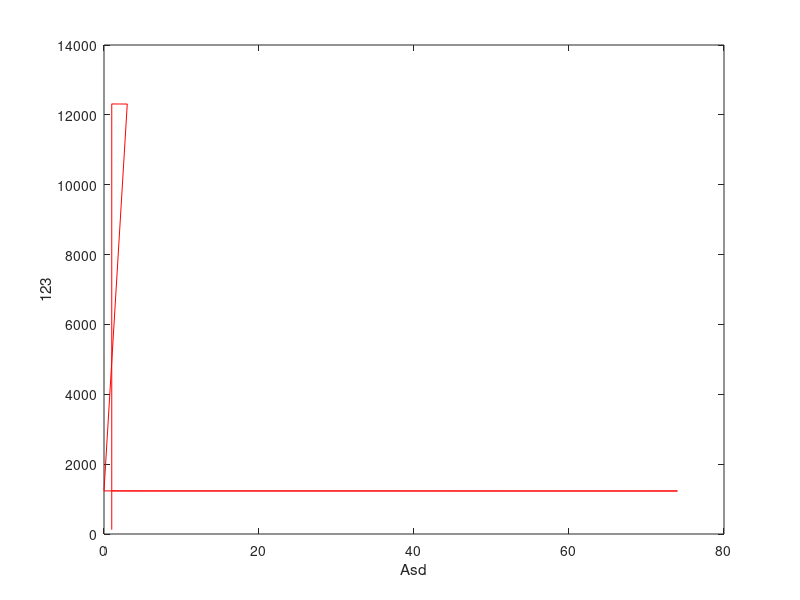

This figure's MATLAB source:
plot([1.0, 2.0, 3.0, 41.0, 55.0, 65.0, 74.0, 8.0, 0.0, 0.0, 0.0, 0.0, 0.0, 0.0, 3.0, 2.0, 1.0, 1.0, 1.0, 1.0, 1.0, 1.0], [1235.0, 1234.0, 1233.0, 1232.0, 1231.0, 1231.0, 1232.0, 1233.0, 1234.0, 1235.0, 1236.0, 1237.0, 1238.0, 1239.0, 12310.0, 12311.0, 12312.0, 12313.0, 12314.0, 12315.0, 123.0, 123.0], 'r')
xlabel('Asd')
ylabel('123')
pause
